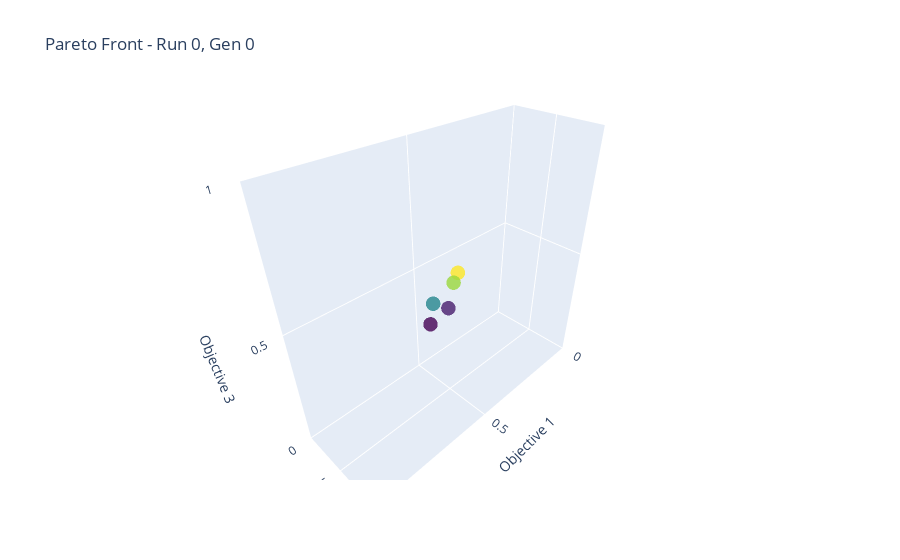
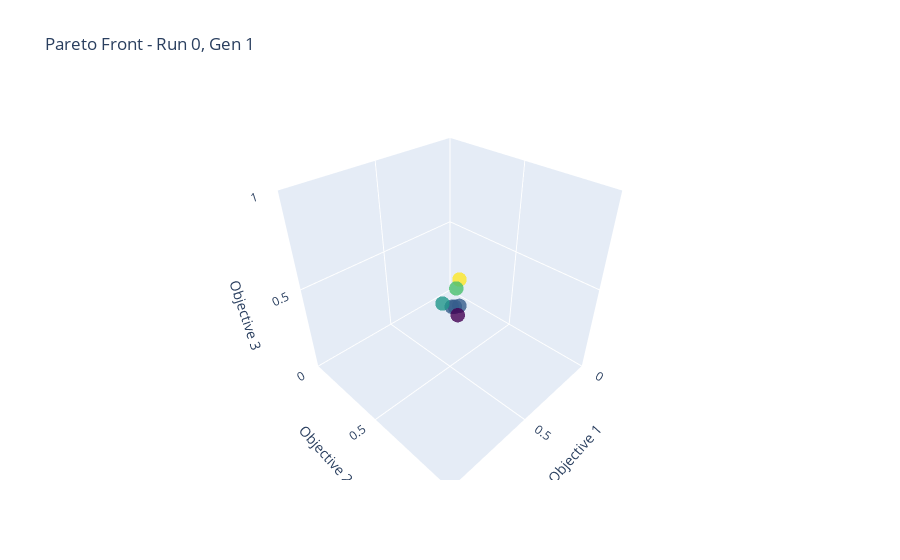
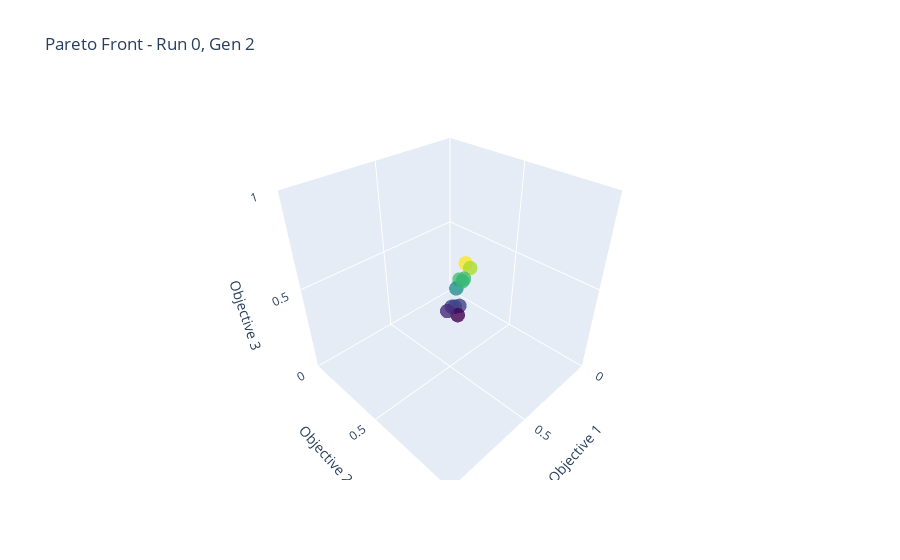
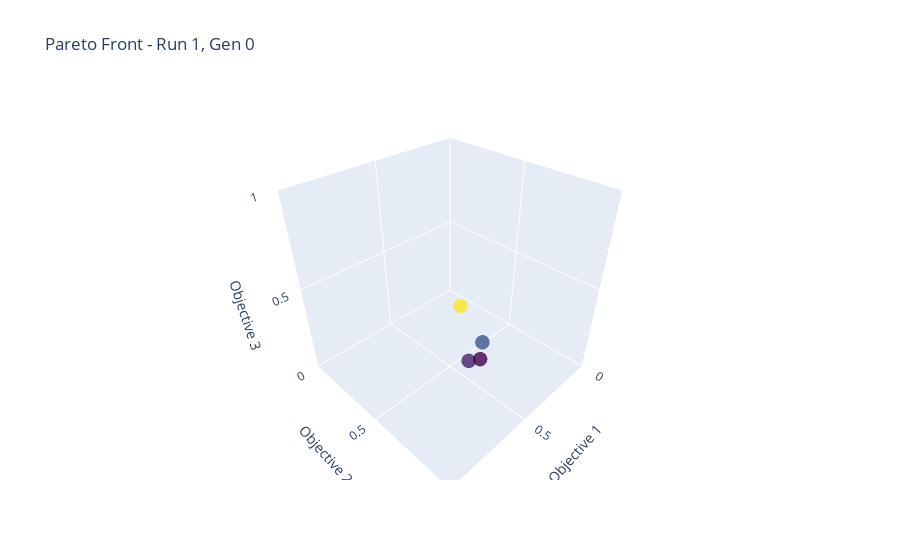

Here is the notebook cell these charts were saved with, in order:
### Code cell
import plotly.graph_objects as go

# Choose a generation and run
# gen_idx = 0
# run_idx = 0

for run_idx in range(len(all_runs_fronts)):
    for gen_idx in range(len(all_runs_fronts[run_idx])):
        
        front = all_runs_fronts[run_idx][gen_idx]

        fig = go.Figure(data=[go.Scatter3d(
            x=front[:, 0],
            y=front[:, 1],
            z=front[:, 2],
            mode='markers',
            marker=dict(
                size=5,
                color=front[:, 2],  # Color by third objective
                colorscale='Viridis',
                opacity=0.8
            )
        )])

        # min_x = get_min_objective_value(run_idx, gen_idx, 0)
        # max_x = get_max_objective_value(run_idx, gen_idx, 0)
        # min_y = get_min_objective_value(run_idx, gen_idx, 1)
        # max_y = get_max_objective_value(run_idx, gen_idx, 1)
        # min_z = get_min_objective_value(run_idx, gen_idx, 2)
        # max_z = get_max_objective_value(run_idx, gen_idx, 2)
        
        min_x = 0
        min_y = 0
        min_z = 0

        max_x = 1
        max_y = 1
        max_z = 1

        fig.update_layout(
            title=f"Pareto Front - Run {run_idx}, Gen {gen_idx}",
            scene=dict(
                xaxis=dict(title="Objective 1", range=[min_x, max_x]),
                yaxis=dict(title="Objective 2", range=[min_y, max_y]),
                zaxis=dict(title="Objective 3", range=[min_z, max_z])
            )
        )

        fig.show()

### Figure 1 — Plotly figure (JSON) as saved in the notebook; plotly's stock layout.template omitted (floating-point values rounded to 4 significant figures)
{"data": [{"marker": {"color": [0.57, 0.44, 0.5, 0.45, 0.55], "colorscale": [[0, "#440154"], [0.1111, "#482878"], [0.2222, "#3e4989"], [0.3333, "#31688e"], [0.4444, "#26828e"], [0.5556, "#1f9e89"], [0.6667, "#35b779"], [0.7778, "#6ece58"], [0.8889, "#b5de2b"], [1, "#fde725"]], "opacity": 0.8, "size": 5}, "mode": "markers", "type": "scatter3d", "x": [0.48, 0.62, 0.59, 0.53, 0.51], "y": [0.54, 0.59, 0.54, 0.56, 0.57], "z": [0.57, 0.44, 0.5, 0.45, 0.55]}], "layout": {"scene": {"xaxis": {"range": [0, 1], "title": {"text": "Objective 1"}}, "yaxis": {"range": [0, 1], "title": {"text": "Objective 2"}}, "zaxis": {"range": [0, 1], "title": {"text": "Objective 3"}}}, "title": {"text": "Pareto Front - Run 0, Gen 0"}}}

### Figure 2 — Plotly figure (JSON) as saved in the notebook; plotly's stock layout.template omitted (floating-point values rounded to 4 significant figures)
{"data": [{"marker": {"color": [0.57, 0.45, 0.45, 0.52, 0.45, 0.49, 0.4], "colorscale": [[0, "#440154"], [0.1111, "#482878"], [0.2222, "#3e4989"], [0.3333, "#31688e"], [0.4444, "#26828e"], [0.5556, "#1f9e89"], [0.6667, "#35b779"], [0.7778, "#6ece58"], [0.8889, "#b5de2b"], [1, "#fde725"]], "opacity": 0.8, "size": 5}, "mode": "markers", "type": "scatter3d", "x": [0.48, 0.53, 0.54, 0.49, 0.51, 0.59, 0.52], "y": [0.54, 0.56, 0.55, 0.53, 0.57, 0.54, 0.57], "z": [0.57, 0.45, 0.45, 0.52, 0.45, 0.49, 0.4]}], "layout": {"scene": {"xaxis": {"range": [0, 1], "title": {"text": "Objective 1"}}, "yaxis": {"range": [0, 1], "title": {"text": "Objective 2"}}, "zaxis": {"range": [0, 1], "title": {"text": "Objective 3"}}}, "title": {"text": "Pareto Front - Run 0, Gen 1"}}}

### Figure 3 — Plotly figure (JSON) as saved in the notebook; plotly's stock layout.template omitted (floating-point values rounded to 4 significant figures)
{"data": [{"marker": {"color": [0.57, 0.45, 0.45, 0.52, 0.45, 0.4, 0.64, 0.61, 0.57, 0.56, 0.43], "colorscale": [[0, "#440154"], [0.1111, "#482878"], [0.2222, "#3e4989"], [0.3333, "#31688e"], [0.4444, "#26828e"], [0.5556, "#1f9e89"], [0.6667, "#35b779"], [0.7778, "#6ece58"], [0.8889, "#b5de2b"], [1, "#fde725"]], "opacity": 0.8, "size": 5}, "mode": "markers", "type": "scatter3d", "x": [0.48, 0.53, 0.54, 0.49, 0.51, 0.52, 0.44, 0.42, 0.46, 0.47, 0.56], "y": [0.54, 0.56, 0.55, 0.53, 0.57, 0.57, 0.54, 0.55, 0.55, 0.55, 0.54], "z": [0.57, 0.45, 0.45, 0.52, 0.45, 0.4, 0.64, 0.61, 0.57, 0.56, 0.43]}], "layout": {"scene": {"xaxis": {"range": [0, 1], "title": {"text": "Objective 1"}}, "yaxis": {"range": [0, 1], "title": {"text": "Objective 2"}}, "zaxis": {"range": [0, 1], "title": {"text": "Objective 3"}}}, "title": {"text": "Pareto Front - Run 0, Gen 2"}}}

### Figure 4 — Plotly figure (JSON) as saved in the notebook; plotly's stock layout.template omitted (floating-point values rounded to 4 significant figures)
{"data": [{"marker": {"color": [0.26, 0.33, 0.6, 0.23], "colorscale": [[0, "#440154"], [0.1111, "#482878"], [0.2222, "#3e4989"], [0.3333, "#31688e"], [0.4444, "#26828e"], [0.5556, "#1f9e89"], [0.6667, "#35b779"], [0.7778, "#6ece58"], [0.8889, "#b5de2b"], [1, "#fde725"]], "opacity": 0.8, "size": 5}, "mode": "markers", "type": "scatter3d", "x": [0.6, 0.52, 0.65, 0.53], "y": [0.72, 0.73, 0.71, 0.73], "z": [0.26, 0.33, 0.6, 0.23]}], "layout": {"scene": {"xaxis": {"range": [0, 1], "title": {"text": "Objective 1"}}, "yaxis": {"range": [0, 1], "title": {"text": "Objective 2"}}, "zaxis": {"range": [0, 1], "title": {"text": "Objective 3"}}}, "title": {"text": "Pareto Front - Run 1, Gen 0"}}}
